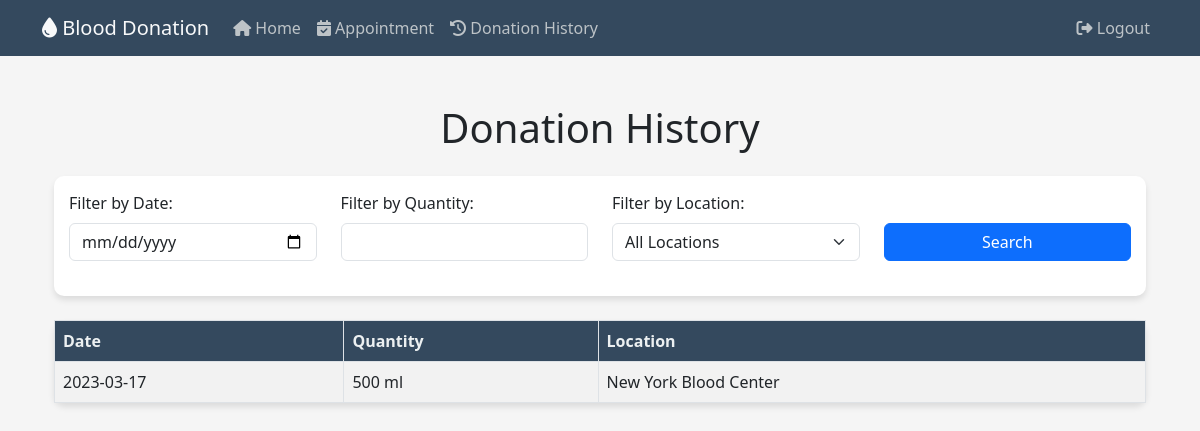
/donationhistory, run on an earlier commit of the app's database.
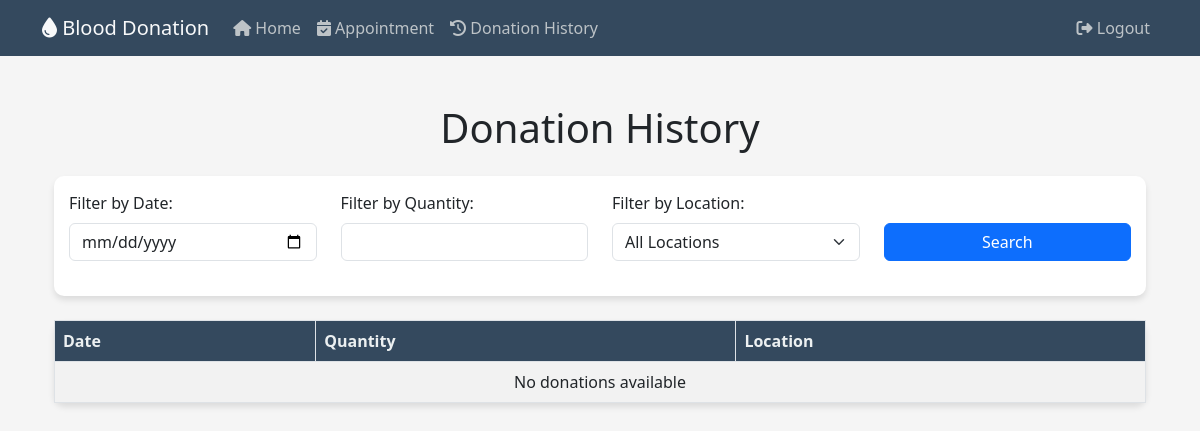
And on a later commit of the database.
### website/models.py (models this page shows)
class Donations(db.Model):
    DonationID = db.Column(db.Integer, primary_key=True)
    DonorID = db.Column(db.Integer, db.ForeignKey('donors.DonorID'))
    DonationDate = db.Column(db.Date, nullable=False)
    Quantity = db.Column(db.Integer, nullable=False)
    Location = db.Column(db.String(50), nullable=False)

### website/views.py (the view)
@views.route('/donationhistory')
def donationhistory():
    stmt = select(Donations.DonationDate, Donations.Quantity, Donations.Location)
    result = db.session.execute(stmt)
    donations = result.fetchall()
    return render_template('donationhistory.html', donations=donations)

### website/templates/donationhistory.html (shortened to what this page needs)
{% extends "base.html" %}
{% block text %}
<div class="container my-5">
    <h1 class="mb-4">Donation History</h1>
    <div class="form-custom mb-4">
        <div class="row">
            <div class="col-md-3 filter-input">
                <label for="filter-date" class="form-label">Filter by Date:</label>
                <input type="date" class="form-control" id="filter-date">
            </div>
            <div class="col-md-3 filter-input">
                <label for="filter-quantity" class="form-label">Filter by Quantity:</label>
                <input type="number" class="form-control" id="filter-quantity">
            </div>
            <div class="col-md-3 filter-input">
                <label for="filter-location" class="form-label">Filter by Location:</label>
                <select class="form-select" id="filter-location">
                    <option value="">All Locations</option>
                </select>
            </div>
            <div class="col-md-3 filter-input d-flex align-items-end">
                <button class="btn btn-primary" id="search-btn">Search</button>
            </div>
        </div>
    </div>
    <table class="table table-striped table-bordered table-custom">
        <thead>
            <tr>
                <th>Date</th>
                <th>Quantity</th>
                <th>Location</th>
            </tr>
        </thead>
        <tbody>
            {% for donation in donations %}
                <tr>
                    <td>{{ donation[0] }}</td>
                    <td>{{ donation[1] }} ml</td>
                    <td>{{ donation[2] }}</td>
                </tr>
            {% else %}
                <tr>
                    <td colspan="3" class="text-center">No donations available</td>
                </tr>
            {% endfor %}
        </tbody>
    </table>
</div>
{% endblock %}

### website/templates/base.html (shortened to what this page needs)
<!DOCTYPE html>
<html>
<head>
    <link rel="stylesheet" type="text/css" href="{{ url_for('static', filename='styles.css') }}">
	<link rel="stylesheet" href="https://cdnjs.cloudflare.com/ajax/libs/font-awesome/6.3.0/css/all.min.css" />
	<link href="https://cdn.jsdelivr.net/npm/bootstrap@5.3.0-alpha1/dist/css/bootstrap.min.css" rel="stylesheet">
	<link rel="stylesheet" href="https://cdnjs.cloudflare.com/ajax/libs/bootstrap-datepicker/1.9.0/css/bootstrap-datepicker.css" />
</head>
<body>
	<nav class="navbar navbar-expand-lg navbar-custom">
		<div class="container">
			<a class="navbar-brand text-light" href="#"><i class="fas fa-tint"></i> Blood Donation</a>
			<div class="collapse navbar-collapse" id="navbarNav">
				<ul class="navbar-nav me-auto">
					<li class="nav-item">
						<a class="nav-link nav-link-custom" href="/main"><i class="fas fa-home"></i> Home</a>
					</li>
					<li class="nav-item">
						<a class="nav-link nav-link-custom" href="/appointment"><i class="fas fa-calendar-check"></i> Appointment</a>
					</li>
					<li class="nav-item">
						<a class="nav-link nav-link-custom" href="/donationhistory"><i class="fas fa-history"></i> Donation History</a>
					</li>
				</ul>
				<ul class="navbar-nav">
					<li class="nav-item">
						<a class="nav-link nav-link-custom" href="/logout"><i class="fas fa-sign-out-alt"></i> Logout</a>
					</li>
				</ul>
			</div>
		</div>
	</nav>
	<div class="container mt-4 mb-4">
		{% block text %}
		{% endblock %}
	</div>
</body>
</html>

### website/static/styles.css (style rules this page uses)
body { font-family: 'Poppins', sans-serif; background-color: #f5f5f5 !important; }
h1 { font-size: 36px; margin: 20px 0; text-align: center; color: #4a4a4a; }
.btn-primary { background-color: #007bff; border-color: #007bff; transition: background-color 0.3s, border-color 0.3s; }
.navbar-custom { background-color: #34495e; }
.nav-link-custom { color: #bdc3c7 !important; }

### website/templates/donationhistory.html (style rules this page uses)
.table-custom { background-color: #fff; border-radius: 10px; box-shadow: 0 4px 6px rgba(0, 0, 0, 0.1); }
.table-custom thead th { background-color: #34495e; color: #ecf0f1; }
.form-custom { padding: 15px; background-color: #fff; border-radius: 10px; box-shadow: 0 4px 6px rgba(0, 0, 0, 0.1); }
.filter-input { margin-bottom: 20px; }
#search-btn { width: 100%; margin-top: 30px; }

What changed in the data, as far as the page shows it:
removed Donations: DonationDate "2023-03-17", Quantity "500", Location "New York Blood Center"
Also different on the page:
text now shown: "No donations available"
